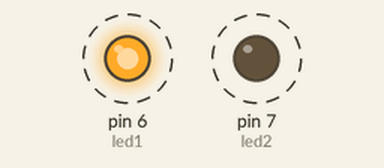
The sketch below on a simulated Arduino Uno, built with avr-gcc and run on an emulated ATmega328P. Parts: output pins drawn as LEDs (lit = HIGH). Dashed ring = blinking.

Above: at 0.2 s.
Timing chart, 0 to 3.0 s (numbered marks = the images above):
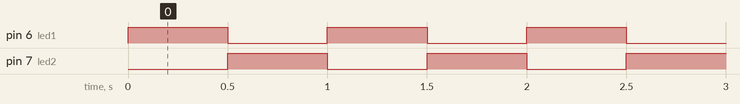

Measured:
- by itself, pin 6 (led1), pin 7 (led2): alternates HIGH for 0.50 s and LOW for 0.50 s

The sketch:

allume-led.ino
```cpp
int led1=6;
int led2=7;
void setup() {
  // put your setup code here, to run once:
   pinMode(led1, OUTPUT);//pinMode() : Configure les broches  comme sorties.
   pinMode(led2, OUTPUT);

}

void loop() {
  // put your main code here, to run repeatedly:
    // Allumer LED1 et éteindre LED2
  digitalWrite(led1, HIGH);  //Allume ou éteint une LED en mettant la broche à HIGH ou LOW(si cathode connecter a GND la lampe s'allume si contraire non)
  digitalWrite(led2, LOW);//Allume ou éteint une LED en mettant la broche à HIGH ou LOW(si cathode connecter a GND la lampe s'allume si contraire non)
  delay(500); // Attendre 500 ms

  // Allumer LED2 et éteindre LED1
  digitalWrite(led1, LOW);
  digitalWrite(led2, HIGH);
  delay(500); // Attendre 500 ms

}
```
